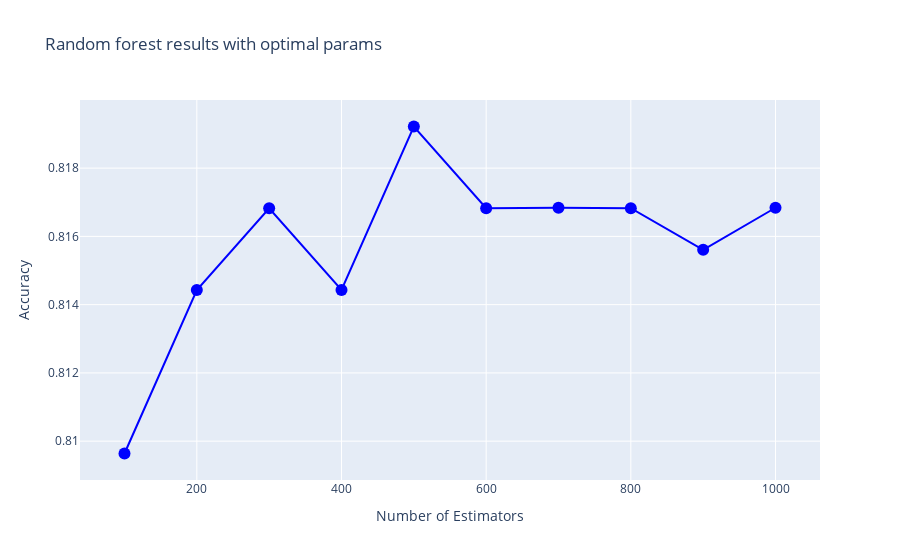

Notebook source saved alongside this figure:
### Markdown cell above
Random forest should decrease the variance of the decision tree, but in our case we can see that the improvement is barely noticeable, so that for the class with label 0, the one that gives us more problems, the results remain virtually identical. This may suggest that the problem with our classifier is not an optimal correlation between the predictors and the outcomes we are looking for, as we assumed at the beginning of this research.

However, it may be useful to observe how the optimal parameters found on the validation set are applied with an increasing number of trees (parameter *n_estimator*) and see if this change can lead to improvements of some kind.

### Code cell
def RandF_Estimators(data):
    
    y_data = data.loc[:,['G3']]
    x_data = data.loc[:, data.columns != 'G3']
    
    x_train, x_test, y_train, y_test = train_test_split(x_data, y_data, test_size=0.2, random_state=42)

    clf = RandomForestClassifier()
    
    
    parameters = rf_params
    parameters['n_estimators'] = [100, 200, 300, 400, 500, 600, 700, 800, 900, 1000]
    

    gs = GridSearchCV(clf, parameters, cv=10 )
    #gs = GridSearchCV(clf, parameters, cv=10, scoring='f1' )
    
    gs.fit(x_train, y_train.values.ravel())
    
    y_pred = gs.predict(x_test)
    
    #print('The accuracy of Random Forest model is %.5f' %gs.score(x_test, y_test))
    
        
    means = gs.cv_results_['mean_test_score']
    stds = gs.cv_results_['std_test_score']
    xval = []
    yval = []
    for mean, std, params in zip(means, stds, gs.cv_results_['params']):
        xval.append(params['n_estimators'])
        yval.append(mean)
    print()
    
    
    
    fig = go.Figure()

    fig.add_trace(go.Scatter(
        x=xval,
        y=yval,
        marker=dict(color="blue", size=12),
        mode='lines+markers',
        name="Features ranking",
    ))

    fig.update_layout(
        title="Random forest results with optimal params",
        xaxis_title="Number of Estimators",
        yaxis_title = 'Accuracy'
    )
    fig.show()
    
RandF_Estimators(finalData)

### Figure 1 — Plotly figure (JSON) as saved in the notebook; plotly's stock layout.template omitted (floating-point values rounded to 4 significant figures)
{"data": [{"marker": {"color": "blue", "size": 12}, "mode": "lines+markers", "name": "Features ranking", "type": "scatter", "x": [100, 200, 300, 400, 500, 600, 700, 800, 900, 1000], "y": [0.8096, 0.8144, 0.8168, 0.8144, 0.8192, 0.8168, 0.8168, 0.8168, 0.8156, 0.8168]}], "layout": {"title": {"text": "Random forest results with optimal params"}, "xaxis": {"title": {"text": "Number of Estimators"}}, "yaxis": {"title": {"text": "Accuracy"}}}}
